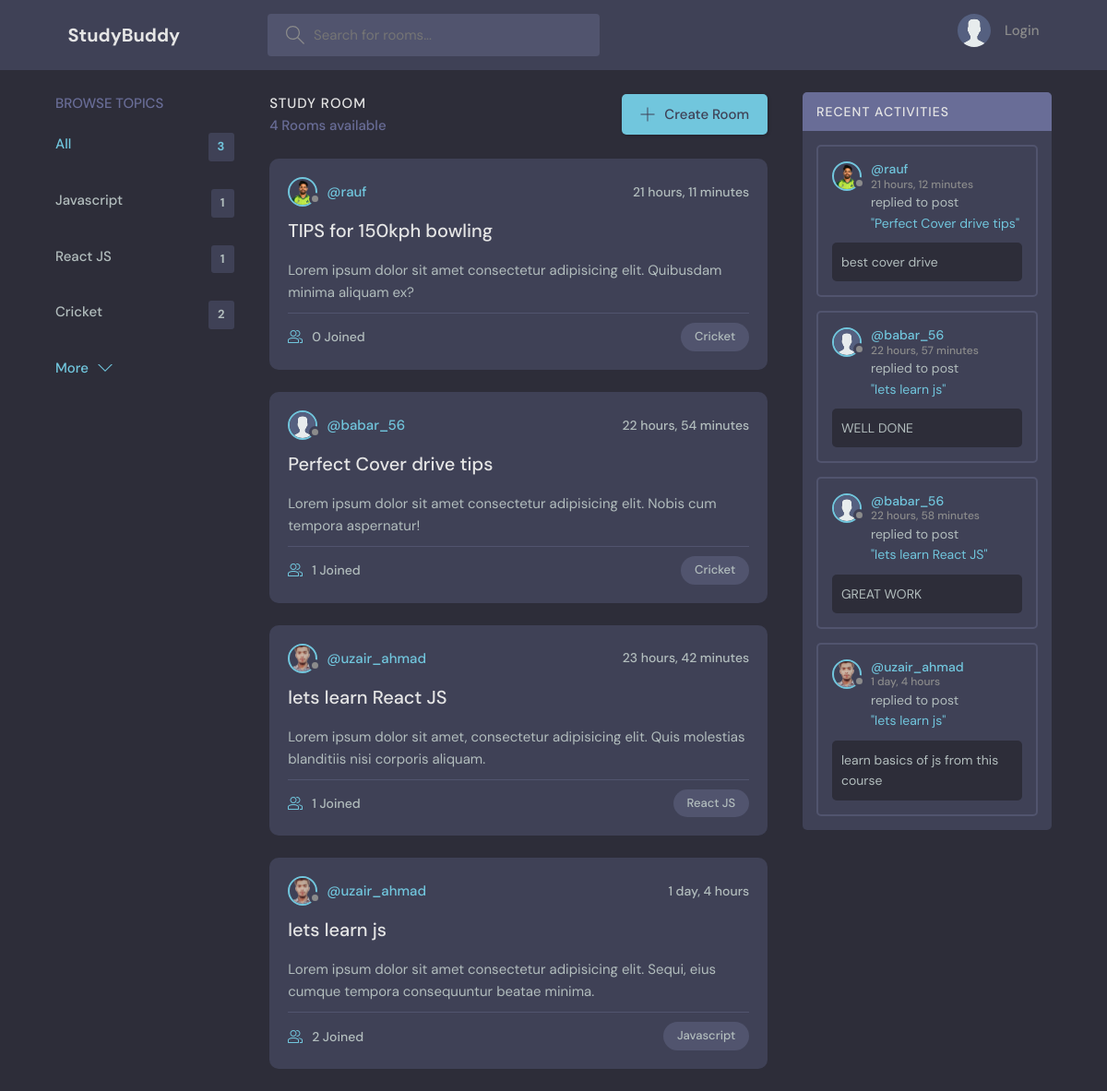
Before: / with the older database file.
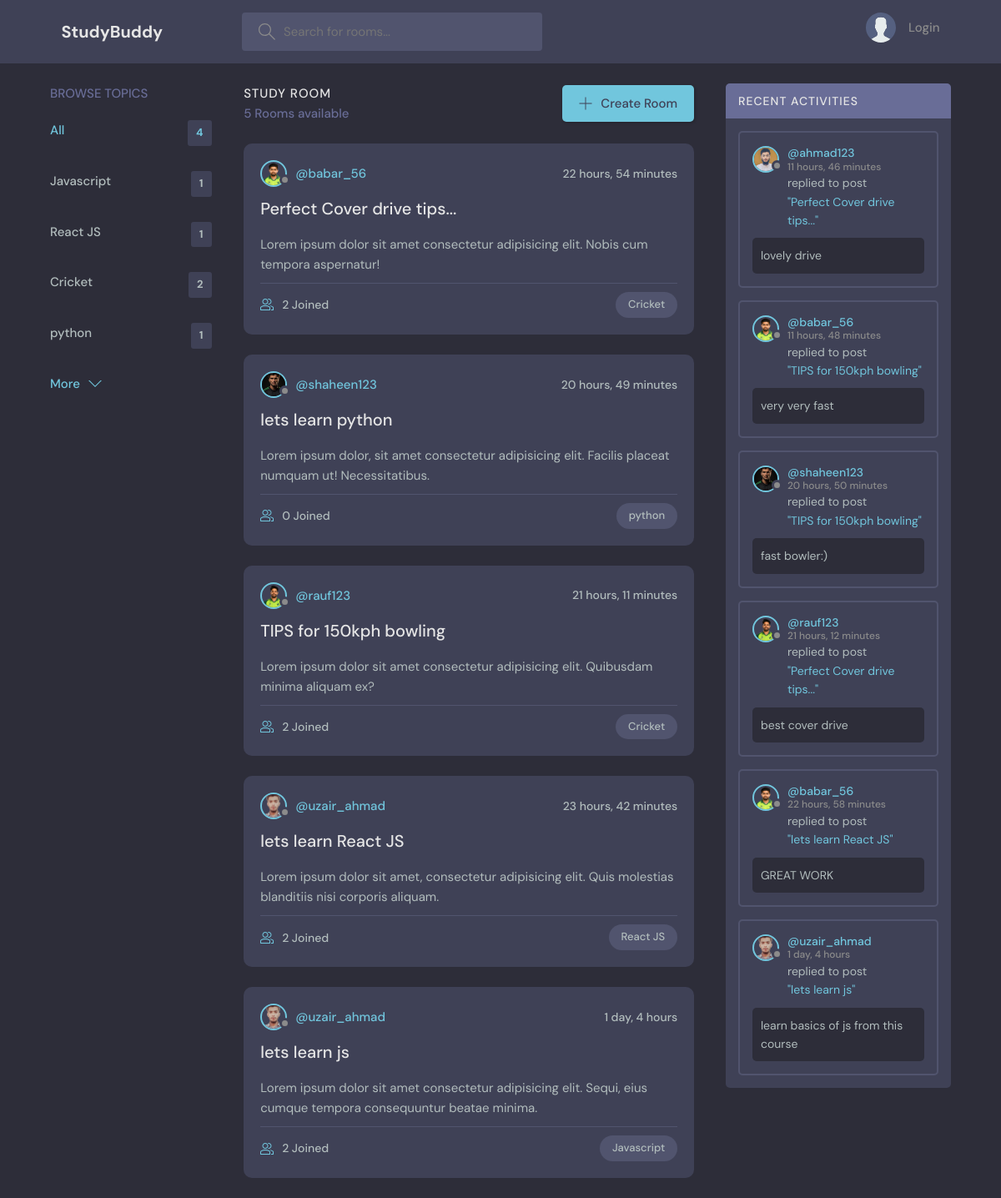
After: the same page with the newer database file.
### base/models.py (models this page shows)
class Topic(models.Model):
    name = models.CharField(max_length=200)
    def __str__(self):
        return self.name

class Room(models.Model):
    host = models.ForeignKey(User, on_delete=models.SET_NULL, null=True)
    topic = models.ForeignKey(Topic, on_delete=models.SET_NULL, null=True)
    name = models.CharField(max_length=200)
    participants=models.ManyToManyField(User,related_name='participants',blank=True)
    description = models.TextField(null=True, blank=True)
    updated = models.DateTimeField(auto_now=True)
    created = models.DateTimeField(auto_now_add=True)
    class Meta:
        ordering= ['-updated','-created']
    def __str__(self):
        return self.name

class User(AbstractUser):
    name = models.CharField(max_length=200, null=True)
    email = models.EmailField(unique=True, null=True)
    avatar=models.ImageField(null=True,default='avatar.svg')
    bio = models.TextField(null=True)
    USERNAME_FIELD = 'username'
    REQUIRED_FIELDS = ['email','name']

class Message(models.Model):
    user = models.ForeignKey(User, on_delete=models.CASCADE)
    room = models.ForeignKey(Room, on_delete=models.CASCADE)
    body = models.TextField()
    updated = models.DateTimeField(auto_now=True)
    created = models.DateTimeField(auto_now_add=True)
    class Meta:
        ordering= ['-updated','-created']
    def __str__(self):
        return self.body[0:50]

### base/views.py (the view)
# urls.py: path('', views.home, name='home'),
def home(request):
    q = request.GET.get('q') if request.GET.get('q') else ''
    if q:
        rooms = Room.objects.filter(
            Q(topic__name__icontains=q) |
            Q(name__icontains=q) |
            Q(description__icontains=q)
        )
    else:
        rooms = Room.objects.all()
    topics=Topic.objects.all()[0:4]
    room_count=rooms.count()
    room_message=Message.objects.filter(Q(room__topic__name__icontains=q))
    return render(request, 'base/home.html',{'rooms': rooms,'topics':topics,'room_count':room_count,'room_message':room_message})

### base/templates/base/home.html
{% extends 'main.html' %} {% block content %}
<main class="layout layout--3">
  <div class="container">
    {% include 'base/topics.html' %}
    {% include 'base/feed.html' %}
    {% include 'base/activity_component.html' %}
  </div>
</main>
{% endblock content%}

### base/templates/base/topics.html
<div class="topics">
  <div class="topics__header">
    <h2>Browse Topics</h2>
  </div>
  <ul class="topics__list">
    <li>
      <a href="{% url 'home' %}" class="active"
        >All <span>{{topics.count}}</span></a
      >
    </li>
    {% for topic in topics %}
    <li>
      <a href="{% url 'home' %}?q={{ topic.name }}"
        >{{topic.name}}<span>{{topic.room_set.all.count}}</span></a
      >
    </li>
    {% endfor %}
  </ul>
  <a class="btn btn--link" href="{% url 'topic' %}">
    More
    <svg
      version="1.1"
      xmlns="http://www.w3.org/2000/svg"
      width="32"
      height="32"
      viewBox="0 0 32 32"
    >
      <title>chevron-down</title>
      <path d="M16 21l-13-13h-3l16 16 16-16h-3l-13 13z"></path>
    </svg>
  </a>
</div>

### base/templates/base/feed.html (shortened to what this page needs)
{% load static %}
<div class="roomList">
  <div class="roomList__header">
    <div>
      <h2>Study Room</h2>
      <p>{{rooms.count}} Rooms available</p>
    </div>
    <a class="btn btn--main" href="{% url 'createRoom' %}">
      <svg
        version="1.1"
        xmlns="http://www.w3.org/2000/svg"
        width="32"
        height="32"
        viewBox="0 0 32 32"
      >
        <title>add</title>
        <path
          d="M16.943 0.943h-1.885v14.115h-14.115v1.885h14.115v14.115h1.885v-14.115h14.115v-1.885h-14.115v-14.115z"
        ></path>
      </svg>
      Create Room
    </a>
  </div>
  {% for room in rooms %}
  <div class="roomListRoom">
    <div class="roomListRoom__header">
      {% if room.host and room.host.id %}
      <a href="{% url 'profile' room.host.id %}" class="roomListRoom__author">
        <div class="avatar avatar--small">
          <img src="{{room.host.avatar.url}}" alt="Avatar" />
        </div>
        <span>@{{ room.host.username }}</span>
      </a>
      {% endif %}
      <div class="roomListRoom__actions">
        <span>{{room.created|timesince}}</span>
      </div>
    </div>
    <div class="roomListRoom__content">
      <a href="{% url 'room' room.id %}">{{room.name}}</a>
      <p>{{room.description}}</p>
    </div>
    <div class="roomListRoom__meta">
      <a href="{% url 'room' room.id %}" class="roomListRoom__joined">
        {{room.participants.all.count}} Joined
      </a>
      <p class="roomListRoom__topic">{{room.topic}}</p>
    </div>
  </div>
  {% endfor %}
</div>

### base/templates/base/activity_component.html (shortened to what this page needs)
{% load static %}
<div class="activities">
  <div class="activities__header">
    <h2>Recent Activities</h2>
  </div>
  {% for message in room_message %}
  <div class="activities__box">
    <div class="activities__boxHeader roomListRoom__header">
      <a
        href="{% url 'profile' message.user.id %}"
        class="roomListRoom__author"
      >
        <div class="avatar avatar--small">
          <img src="{{message.user.avatar.url}}" alt="Avatar" />
        </div>
        <p>
          @{{message.user.username}}
          <span>{{message.created|timesince}}</span>
        </p>
      </a>
    </div>
    <div class="activities__boxContent">
      <p>
        replied to post
        <a href="{% url 'room' message.room.id %}">"{{message.room}}"</a>
      </p>
      <div class="activities__boxRoomContent">{{message}}</div>
    </div>
  </div>
  {% endfor %}
</div>

Changed rows visible on the page:
removed Message: user.avatar (placeholder picture), user.username "babar_56", created "22 hours, 57 minutes", room "lets learn js", body "WELL DONE"
added Topic: name "python", room_set.all.count "1"
changed Room "babar_56": host.avatar: picture added in place of a placeholder; name "Perfect Cover drive tips" → "Perfect Cover drive tips..."; participants.all.count "1" → "2"; moves up the list
added Room: host.avatar (picture), host.username "shaheen123", created "20 hours, 49 minutes", name "lets learn python", description "Lorem ipsum dolor, sit amet consectetur adipisicing elit. Facilis placeat numquam ut! Necessitatibus.", participants.all.count "0", topic "python"
changed through a linked row, Room "TIPS for 150kph bowling": host.username "rauf" → "rauf123"; participants.all.count "0" → "2"
computed for Room "lets learn React JS": participants.all.count "1" → "2"
added Message: user.avatar (picture), user.username "ahmad123", created "11 hours, 46 minutes", room "Perfect Cover drive tips...", body "lovely drive"
added Message: user.avatar (picture), user.username "babar_56", created "11 hours, 48 minutes", room "TIPS for 150kph bowling", body "very very fast"
added Message: user.avatar (picture), user.username "shaheen123", created "20 hours, 50 minutes", room "TIPS for 150kph bowling", body "fast bowler:)"
changed through a linked row, Message "best cover drive": user.username "rauf" → "rauf123"; room "Perfect Cover drive tips" → "Perfect Cover drive tips..."
changed through a linked row, Message "GREAT WORK": user.avatar: picture added in place of a placeholder
Other visible differences:
{{ topics.count }}: "3" → "4"
{{ rooms.count }}: "4" → "5"
